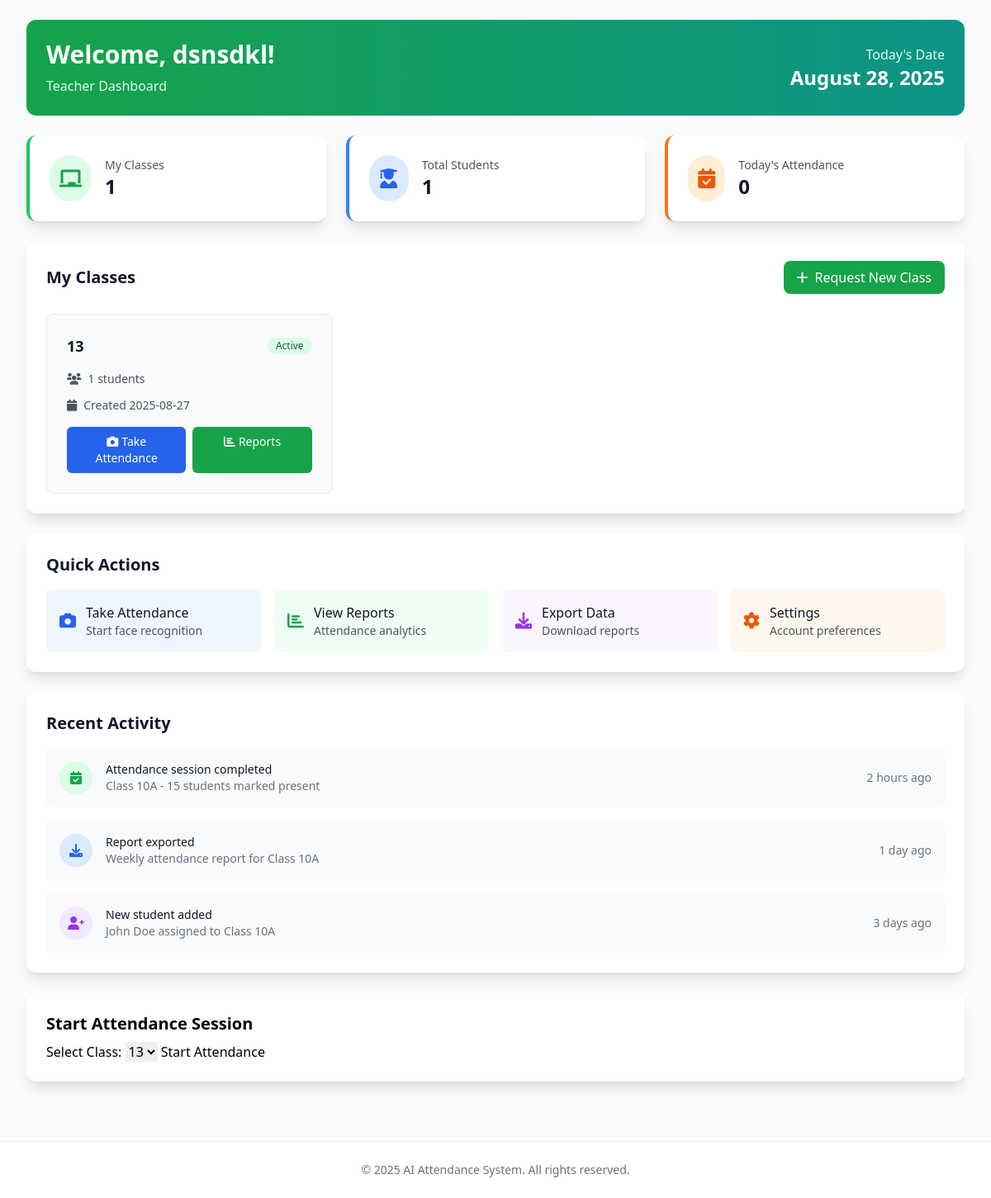
/teacher/dashboard (signed in), run on an earlier commit of the app's database.
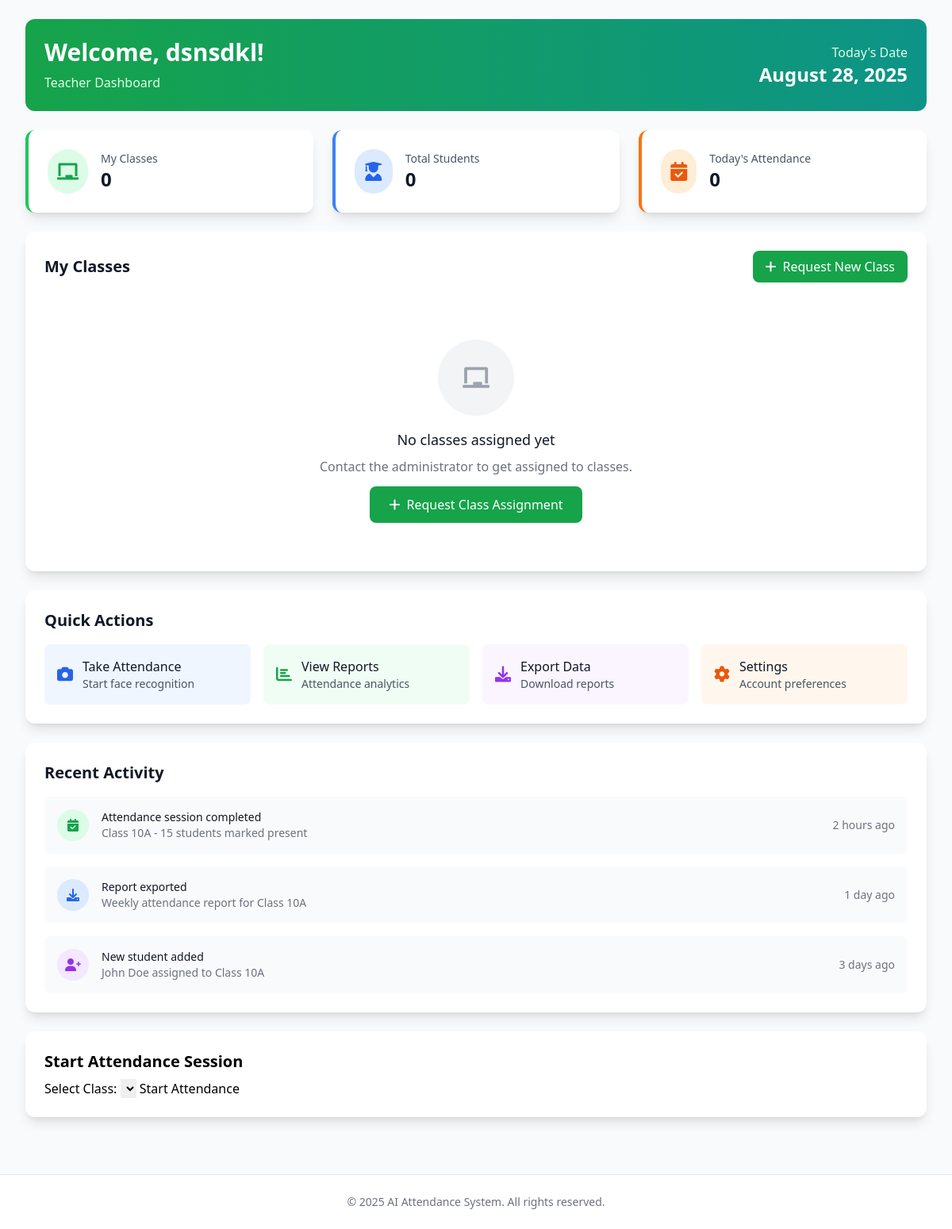
And on a later commit of the database.
### tables this page shows
CREATE TABLE classes (
                id INTEGER PRIMARY KEY AUTOINCREMENT,
                name TEXT NOT NULL,
                description TEXT,
                created_at TIMESTAMP DEFAULT CURRENT_TIMESTAMP
            );

### app.py (the view)
@app.route('/teacher/dashboard')
@teacher_required
@track_activity('teacher_dashboard')
def teacher_dashboard():
    data = dashboard_service.get_teacher_dashboard_data(session['user_id'])
    user = user_service.get_user_by_id(session['user_id'])
    return render_template('teacher/dashboard.html',
                         classes=data['classes'],
                         today_attendance=data['today_attendance'],
                         session={'name': user['name']})

### app.py (called while the page is built)
@app.context_processor
def inject_session():
    return {'session': session}

### backend/auth.py (called while the page is built)
def teacher_required(f):
    @wraps(f)
    def decorated_function(*args, **kwargs):
        if 'user_id' not in session:
            return redirect(url_for('login'))
        if 'login_time' in session:
            login_time = datetime.fromisoformat(session['login_time'])
            if datetime.now() - login_time > timedelta(hours=48):
                session.clear()
                flash('Your session has expired. Please log in again.', 'info')
                return redirect(url_for('login'))
        if session.get('role') not in ['admin', 'teacher']:
            flash('Access denied. Teacher privileges required.', 'error')
            return redirect(url_for('dashboard'))
        return f(*args, **kwargs)
    return decorated_function

### backend/database.py (called while the page is built)
    def get_db(self):
        conn = sqlite3.connect(self.db_path)
        conn.row_factory = sqlite3.Row
        return conn

### backend/models.py (called while the page is built)
    def get_by_id(self, user_id):
        conn = self.db.get_db()
        cursor = conn.cursor()
        cursor.execute('SELECT * FROM users WHERE id = ?', (user_id,))
        user = cursor.fetchone()
        conn.close()
        return user

### templates/teacher/dashboard.html (shortened to what the changed rows need)
{% extends "layout.html" %}
{% block content %}
<div class="space-y-6">
    <div class="bg-gradient-to-r from-green-600 to-teal-600 rounded-xl p-6 text-white">
        <div class="flex items-center justify-between">
            <div>
                <h1 class="text-3xl font-bold">Welcome, {{ session.name }}!</h1>
            </div>
        </div>
    </div>
    <div class="grid grid-cols-1 md:grid-cols-3 gap-6">
        <div class="bg-white rounded-xl shadow-lg p-6 border-l-4 border-green-500">
            <div class="flex items-center">
                <div class="ml-4">
                    <p class="text-sm font-medium text-gray-600">My Classes</p>
                    <p class="text-2xl font-bold text-gray-900">{{ classes|length }}</p>
                </div>
            </div>
        </div>
        <div class="bg-white rounded-xl shadow-lg p-6 border-l-4 border-blue-500">
            <div class="flex items-center">
                <div class="ml-4">
                    <p class="text-sm font-medium text-gray-600">Total Students</p>
                    <p class="text-2xl font-bold text-gray-900">
                        {% set total_students = classes|sum(attribute='student_count') %}
                        {{ total_students }}
                    </p>
                </div>
            </div>
        </div>
    </div>
    <div class="bg-white rounded-xl shadow-lg p-6">
        <div class="flex items-center justify-between mb-6">
            <h2 class="text-xl font-bold text-gray-900">My Classes</h2>
        </div>
        {% if classes %}
        <div class="grid grid-cols-1 md:grid-cols-2 lg:grid-cols-3 gap-6">
            {% for class in classes %}
            <div class="bg-gray-50 rounded-lg p-6 border border-gray-200 hover:shadow-md transition duration-200">
                <div class="flex items-center justify-between mb-4">
                    <h3 class="text-lg font-semibold text-gray-900">{{ class.name }}</h3>
                    <span class="inline-flex items-center px-2.5 py-0.5 rounded-full text-xs font-medium bg-green-100 text-green-800">
                        Active
                    </span>
                </div>
                <div class="space-y-3 mb-4">
                    <div class="flex items-center text-sm text-gray-600">
                        <i class="fas fa-users mr-2"></i>
                        <span>{{ class.student_count }} students</span>
                    </div>
                    <div class="flex items-center text-sm text-gray-600">
                        <i class="fas fa-calendar mr-2"></i>
                        <span>Created {{ class.created_at.split(' ')[0] }}</span>
                    </div>
                </div>
                <div class="flex space-x-2">
                    <a href="{{ url_for('teacher_attendance', class_id=class.id) }}"
                       class="flex-1 bg-blue-600 hover:bg-blue-700 text-white text-center py-2 px-3 rounded-md text-sm font-medium transition duration-200">
                        <i class="fas fa-camera mr-1"></i>Take Attendance
                    </a>
                    <a href="{{ url_for('teacher_reports', class_id=class.id) }}"
                       class="flex-1 bg-green-600 hover:bg-green-700 text-white text-center py-2 px-3 rounded-md text-sm font-medium transition duration-200">
                        <i class="fas fa-chart-bar mr-1"></i>Reports
                    </a>
                </div>
            </div>
            {% endfor %}
        </div>
        {% else %}
        <div class="text-center py-12">
            <div class="mx-auto h-24 w-24 bg-gray-100 rounded-full flex items-center justify-center mb-4">
                <i class="fas fa-chalkboard text-gray-400 text-3xl"></i>
            </div>
            <h3 class="text-lg font-medium text-gray-900 mb-2">No classes assigned yet</h3>
            <p class="text-gray-500 mb-6">Contact the administrator to get assigned to classes.</p>
            <a href="#" class="bg-green-600 hover:bg-green-700 text-white px-6 py-3 rounded-lg font-medium transition duration-200">
                <i class="fas fa-plus mr-2"></i>Request Class Assignment
            </a>
        </div>
        {% endif %}
    </div>
    <div class="bg-white rounded-xl shadow-lg p-6">
        <h2 class="text-xl font-bold text-gray-900 mb-4">Quick Actions</h2>
    </div>
    <div class="bg-white rounded-xl shadow-lg p-6">
        <h2 class="text-xl font-bold text-gray-900 mb-4">Recent Activity</h2>
    </div>
    <div class="bg-white rounded-xl shadow-lg p-6 mt-6">
        <h2 class="text-xl font-bold mb-2">Start Attendance Session</h2>
        <form method="post" action="{{ url_for('start_attendance_session') }}">
            <label for="class_id">Select Class:</label>
            <select name="class_id" id="class_id">
                {% for class in classes %}
                <option value="{{ class.id }}">{{ class.name }}</option>
                {% endfor %}
            </select>
            <button type="submit" class="btn btn-success">Start Attendance</button>
        </form>
    </div>
</div>
{% endblock %}

What changed in the data, as far as the page shows it:
removed classes: name "13", student_count "1", created_at "2025-08-27"
Also different on the page:
{{ classes|length }}: "1" → "0"
{{ total_students }}: "1" → "0"
form field class_id: "13" → (not shown)
text now shown: "No classes assigned yet Contact the administrator to get assigned to classes. Request Class Assignment"
